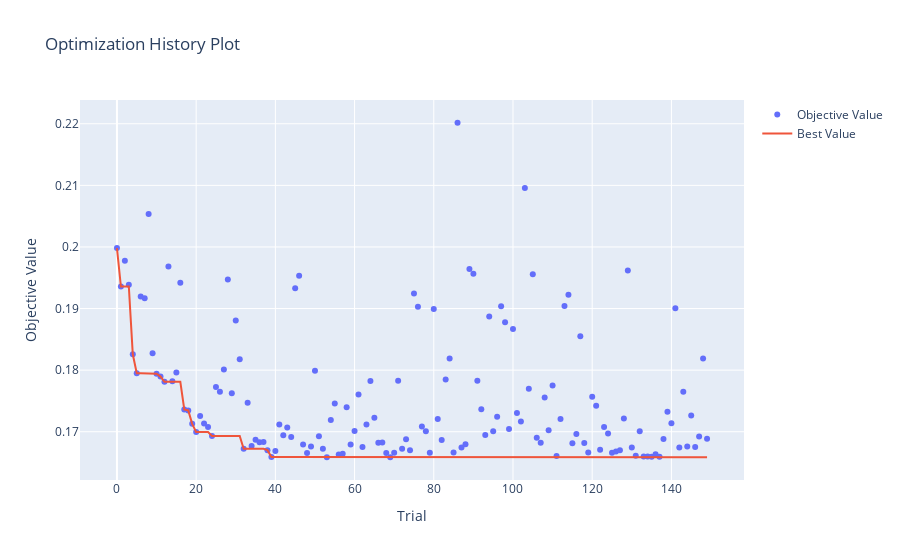

This figure's notebook cell:
### Code cell
# History of optimization

optuna.visualization.plot_optimization_history(study_knn)

### Figure 1 — Plotly figure (JSON) as saved in the notebook; plotly's stock layout.template omitted (floating-point values rounded to 4 significant figures; data arrays with more than 128 entries replaced by an {"elided": "..."} marker saying what was removed)
{"data": [{"mode": "markers", "name": "Objective Value", "type": "scatter", "x": {"elided": "150 int values"}, "y": {"elided": "150 float values"}}, {"mode": "lines", "name": "Best Value", "type": "scatter", "x": {"elided": "150 int values"}, "y": {"elided": "150 float values"}}, {"marker": {"color": "#cccccc"}, "mode": "markers", "name": "Infeasible Trial", "showlegend": false, "type": "scatter", "x": [], "y": []}], "layout": {"title": {"text": "Optimization History Plot"}, "xaxis": {"title": {"text": "Trial"}}, "yaxis": {"title": {"text": "Objective Value"}}}}
